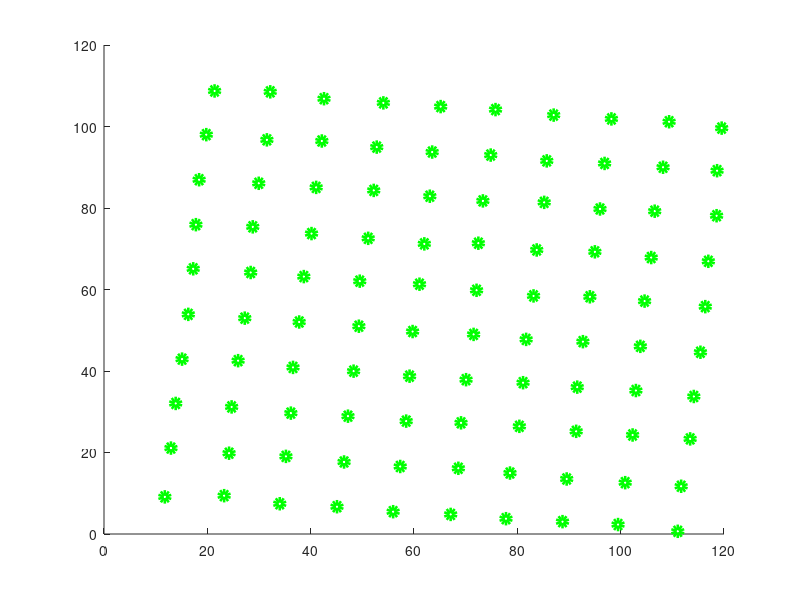

Source code (MATLAB): (Note: this script raises an error after producing the figure.)
clear; clc; close all;
format long;

%% Generate noisy measurements
side = 10;
n = side*side; % has to be a perfect square cause I'm lazy
trueV1 = [1; 11];
trueV2 = [11; -1];
noiseSigma = 0.3;
noisyMes = zeros(2, n); % noisy measurements
z = 1;
for i = 1:side
    for j = 1:side
        noisyMes(:,z) = [trueV1, trueV2] * [i; j];
        z = z + 1;
    end
end
noisyMes = noisyMes + randn(2, n) * noiseSigma;
x = noisyMes(1, :);
y = noisyMes(2, :);
scatter(x, y,'linewidth', 4,'MarkerEdgeColor', 'g');

%% Create good initial guess
or = noisyMes(:, 20); % Maybe you will want to do it different
diffs = noisyMes(:, 2:n) - noisyMes(:, 1:n-1);
v1 = [median(diffs(1)); median(diffs(2))]; % You want to do something better than this
v2 = [-v1(2); v1(1)];

%% Successive optimization
coords = zeros(2, n);
nIterations = 3; % I'm lazy and I do not want to make a stopping criteria
for it = 1:nIterations
    disp("Iteration number " + it)
    % Start optimizing the coordinates
    for z = 1:n
        distInit = norm(or + coords(1, z)*v1 + coords(2, z)*v2 - noisyMes(:, z));
        % The true integer coordinates have to be in a +-1 distance from
        % the floating point ones
        lambdas = [0; 0];
        if (norm(noisyMes(:, z) - or) > 1e-3)
            lambdas = linsolve([v1, v2], noisyMes(:, z) - or);
        end
        % I impose coordinates must be between -n and n
        intLambdas = round(lambdas);
        intLambdas(intLambdas > n) = n;
        intLambdas(intLambdas < -n) = -n;
        for i = -2:2
            for j = -2:2
                auxCoords = [i; j] + intLambdas;
                distAux = norm(or + [v1, v2] * auxCoords - noisyMes(:, z));
                if distAux < distInit
                    distInit = distAux;
                    coords(:, z) = auxCoords;
                end
            end
        end
    end

    % Then we optimize vectors and origin
    x0 = [or(1), or(2), v1(1), v1(2), v2(1), v2(2)];
    fCost = @(x) cost(x, n, coords, noisyMes);
    [x, totalSqErr] = fminsearch(fCost, x0);
    disp("Total square error: " + totalSqErr)
    or = [x(1); x(2)];
    v1 = [x(3); x(4)];
    v2 = [x(5); x(6)];
    % if it == nIterations
    %   plotLattice(startLattice, latticeCoords, or, v1, v2);
    % end
end

%% Plot the result
plotLattice(noisyMes, coords, or, v1, v2);

%% Helper functions

function res = plotLattice(noisyMes, coords, or, v1, v2)
    % coords is a 2 x n array, n >= 2
    % or is the origin of coordinates
    % v1 and v2 are column vectors, the basis of the lattice
    x = noisyMes(1, :);
    y = noisyMes(2, :);
    scatter(x, y,'linewidth', 4,'MarkerEdgeColor', 'g');
    hold on;
    points = or + coords(1, :) .* v1 + coords(2, :) .* v2;
    x = points(1, :);
    y = points(2, :);
    scatter(x, y, 'x', 'MarkerFaceColor', 'r', 'LineWidth', 2);
    hold off;
    axis square;
end

function res = cost(x, n, coords, noisyMes)
    res = 0;
    or = [x(1); x(2)];
    v1 = [x(3); x(4)];
    v2 = [x(5); x(6)];
    for z = 1:n
        res = res + norm(or + coords(1, z)*v1 + coords(2, z)*v2 - noisyMes(:, z))^2;
    end
end
